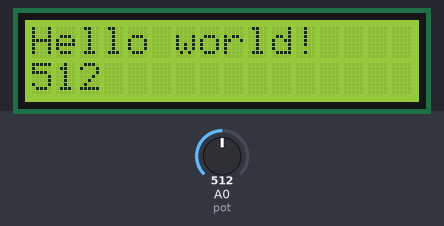
A sketch run on a simulated Arduino Uno, built with avr-gcc and run on an emulated ATmega328P. On the bench: 16×2 character LCD. The test bench sets the inputs (shaded band); at power-on: A0 (pot) = 512.

Above: at 1.2 s.
1.3 s: A0 (pot) set to 716
At 2.6 s:
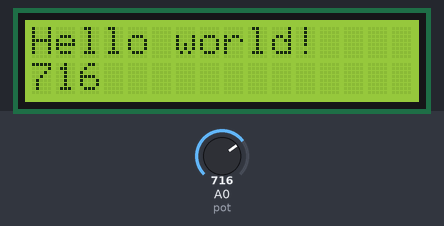
2.9 s: A0 (pot) set to 900
At 4.1 s:
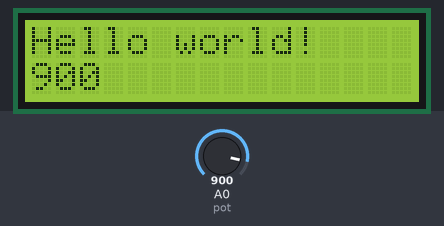
4.7 s: A0 (pot) set to 1023
At 5.4 s:
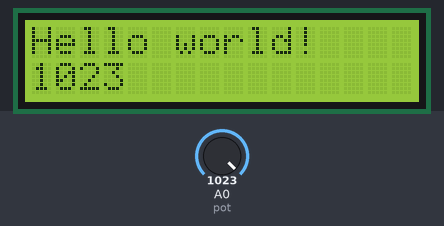
Timing chart, 0 to 7.7 s (numbered marks = the images above; inputs shaded):
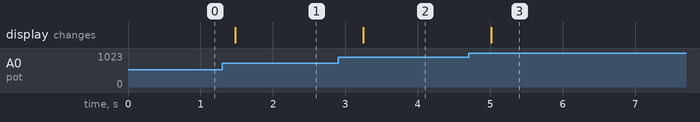

Measured:
- after the input at 1.3 s, the display: changes after 0.18 s (image 1)
- after the input at 2.9 s, the display: changes after 0.34 s (image 2)
- after the input at 4.7 s, the display: changes after 0.31 s (image 3)

The sketch:

askisi2.ino
```cpp
#include <LiquidCrystal.h>

int RS = 12, EN = 11, D4 = 5, D5 = 4, D6 = 3, D7 = 2;

int pot = A0;

LiquidCrystal LCD(RS, EN, D4, D5, D6, D7);

void setup()
{
  LCD.begin(16, 2);
  LCD.print("Hello world!");
}

void loop()
{
  LCD.setCursor(0, 1);
  LCD.print("                ");

  LCD.setCursor(0, 1);
  LCD.print(analogRead(pot), DEC);

  delay(350);
}
```
